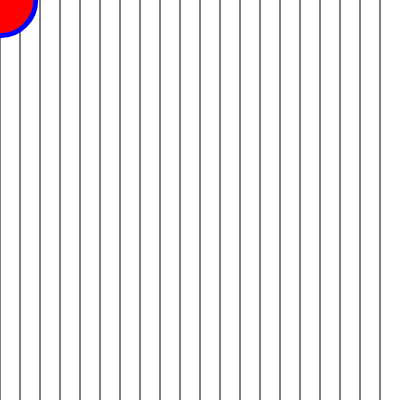
Frame 1 (no input)
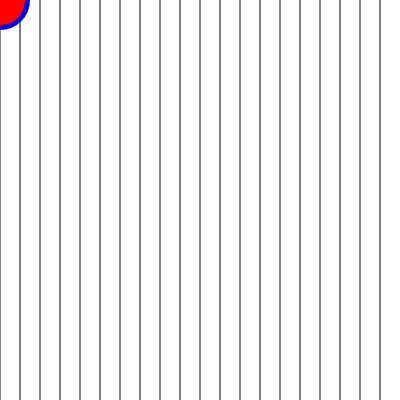
Frame 60 (no input)
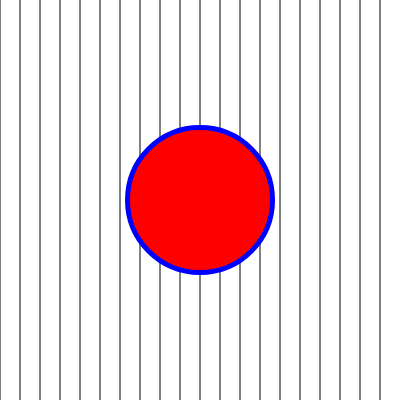
Frame 120 (the mouse pressed at the canvas centre since frame 60)

The p5.js sketch that drew these frames (run headless with seeded random() and noise() and a simulated clock; from frame 60 on, the mouse is pressed at the canvas centre):

// p5.js sketch
// ── sketch.js
let radius;

function setup() {
    createCanvas(400,400);
    radius = random(100);
}

function draw() {
    background(255);
    for (let x = 0; x < width; x+=20) {
        stroke(0);
        strokeWeight(1);
        line(x, 0, x, height);
    }

    fill(255,0 ,0);
    stroke(0, 0, 255);
    strokeWeight(5);
    circle(mouseX, mouseY, radius);

    radius = radius + 5;
    if (radius > 150) {
        radius = 50;
    }
}
